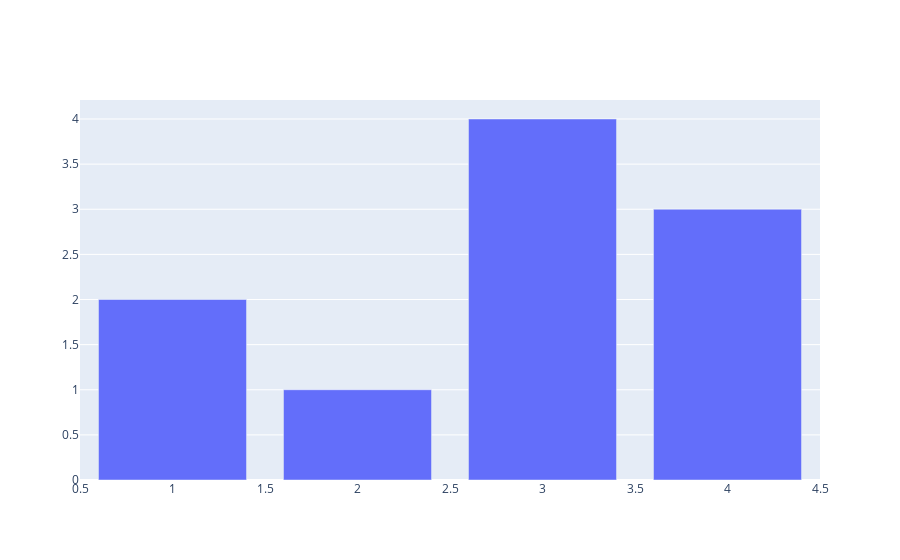

Notebook code cell kept with this figure:
### Markdown cell above
## Representing Data

Plotly is designed to interpret your data when stored in the form of a dictionary or a graph.

### Dictionary Method

When storing our data as a dictionary, we need the key "type" pointed to one of Plotly's 40 chart methods. In this example, we are using a bar graph, so we also need the keys "x" and "y" to hold the data displayed in our bar graph. After adding our data to the dictionary, we can render the chart using the `.show()` function.

### Code cell
import plotly.io as pio
dict_example = {
    "data": [{"type": "bar",
              "x": [1, 2, 3, 4],
              "y": [2, 1, 4, 3]}],
}
pio.show(dict_example)

### Figure 1 — Plotly figure (JSON) as saved in the notebook; plotly's stock layout.template omitted (floating-point values rounded to 4 significant figures)
{"data": [{"type": "bar", "x": [1, 2, 3, 4], "y": [2, 1, 4, 3]}], "layout": {}}
